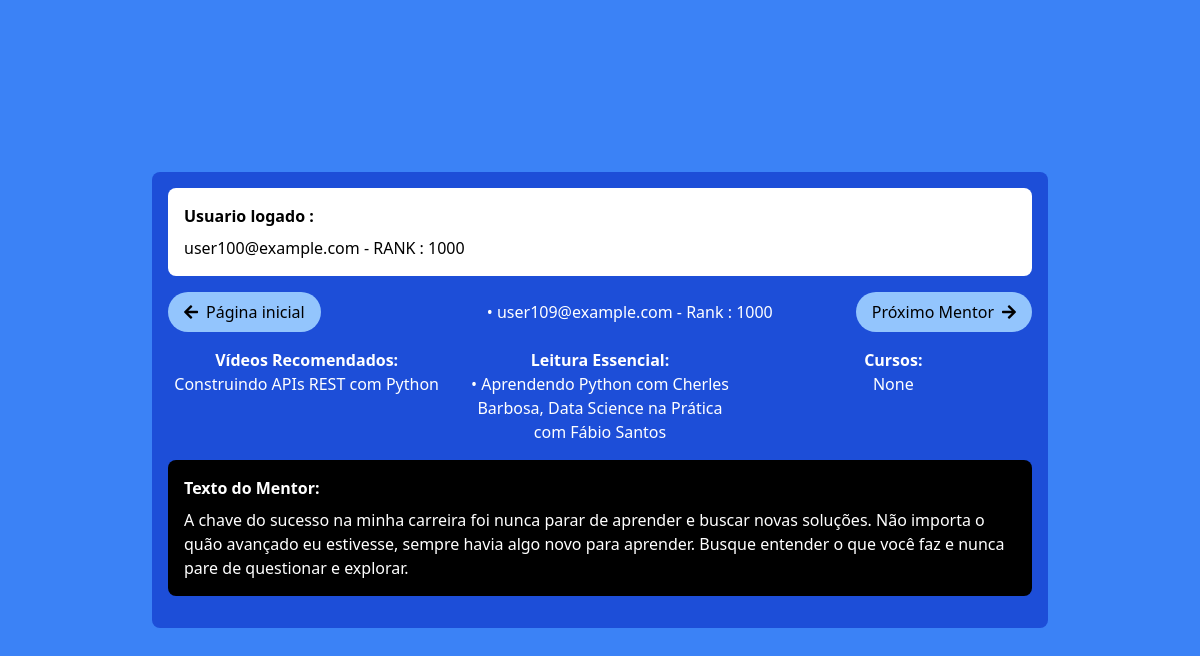
The app's page /indicacoes/init?page=1 (signed in) with its own data.
### tables this page shows
CREATE TABLE profession_data (
                        id INTEGER PRIMARY KEY AUTOINCREMENT,
                        profession_id INTEGER NOT NULL,
                        region_id INTEGER NOT NULL,
                        salary INTEGER NOT NULL,
                        email TEXT UNIQUE NOT NULL,
                        rank INTEGER,
                        FOREIGN KEY (profession_id) REFERENCES professions(id),
                        FOREIGN KEY (region_id) REFERENCES regions(id));

CREATE TABLE indications (
                        id INTEGER PRIMARY KEY AUTOINCREMENT,
                        email TEXT NOT NULL,
                        courses TEXT,
                        videos TEXT,
                        books TEXT,
                        motivational_text TEXT,
                        FOREIGN KEY (email) REFERENCES users(useremail));

### routes/indicacoes.py (the view)
@indicacoes_route.route('/init')
def usuarios():
    user_email = session['user']
    print("logged email " + user_email)
    page = request.args.get('page', 0, type=int)  # Obter o número da página (0 por padrão)
    higher_rank_users, user_rank = get_usuario_by_index(page, user_email)
    if higher_rank_users is None:
        return render_template('indicacoes.html', indicacoes=None, has_next=False)
    has_next = True if higher_rank_users != None else False
    print("higher_rank_users " + str(higher_rank_users))
    return render_template('indicacoes.html', indicacoes=higher_rank_users, has_next=has_next, page=page, user_email=user_email, user_rank=user_rank)

### routes/indicacoes.py (called while the page is built)
def get_db():
    db = getattr(g, '_database', None)
    if db is None:
        db = g._database = sqlite3.connect(DATABASE)
    return db

def query_db(query, args=(), one=False):
    cur = get_db().execute(query, args)
    rv = cur.fetchall()
    cur.close()
    return (rv[0] if rv else None) if one else rv

@indicacoes_route.teardown_request
def close_connection(exception):
    db = getattr(g, '_database', None)
    if db is not None:
        db.close()

def get_usuario_by_index(index, user_email):
    user_rank = query_db('SELECT Rank FROM profession_data WHERE email = ?', [user_email], one=True)
    print("user_rank " + str(user_rank))
    if user_rank:
            user_rank = user_rank[0]
            higher_rank_users = query_db('''
                SELECT p.email, i.courses, i.videos, i.books, i.motivational_text, p.rank
                FROM profession_data p
                JOIN indications i ON p.email = i.email
                WHERE p.Rank >= ? LIMIT 1 OFFSET ?
            ''', [user_rank, index])
            print("higher_rank_users " + str(higher_rank_users))
    else:
        higher_rank_users = None
    return higher_rank_users, user_rank

### templates/indicacoes.html (shortened to what this page needs)
<!DOCTYPE html>
<html lang="pt-BR">
<head>
    <script src="https://cdn.tailwindcss.com"></script>
    <link rel="stylesheet" href="https://cdnjs.cloudflare.com/ajax/libs/font-awesome/5.15.3/css/all.min.css">
</head>
<body class="bg-blue-500 flex items-center justify-center min-h-screen">
    <div class="bg-blue-700 text-white w-full max-w-4xl p-4 rounded-lg">
        <div class="bg-white text-black p-4 rounded-lg mb-4">
            <h2 class="font-bold mb-2">Usuario logado :</h2>
            {% if user_email %}
                <p>{{ user_email }} - RANK :  {{ user_rank }}</p>
            {% endif %}
        </div>
        <div class="flex justify-between items-center mb-4">
            <a href="/home/return" class="bg-blue-300 text-black px-4 py-2 rounded-full flex items-center">
                <i class="fas fa-arrow-left"></i>
                <span class="ml-2">Página inicial</span>
            </a>
            {% if indicacoes %}
                    {% for indicacao in indicacoes %}
                        <p>• {{ indicacao[0] }} - Rank : {{ indicacao[5] }}</p>
                    {% endfor %}
                {% if has_next %}
                    <a href="{{ url_for('indicacoes.usuarios', page=page + 1) }}" class="bg-blue-300 text-black px-4 py-2 rounded-full flex items-center">
                        <span class="mr-2">Próximo Mentor</span>
                        <i class="fas fa-arrow-right"></i>
                    </a>
                {% else %}
                    <div class="bg-blue-300 text-black px-4 py-2 rounded-full flex items-center">
                    <span class="mr-2">Fim da lista</span>
                    </div>
                 {% endif %}
            {% else %}
                <h1 class="text-xl font-bold mb-4">Fim da lista de Indicações</h1>
            {% endif %}
        </div>
        <div class="grid grid-cols-3 gap-4 text-center mb-4">
            <div>
                <h2 class="font-bold">Vídeos Recomendados:</h2>
                {% if indicacoes %}
                    {% for indicacao in indicacoes %}
                        <p>{{ indicacao[2] }}</p>
                    {% endfor %}
                {% else %}
                    <p>Nenhum vídeo recomendado disponível.</p>
                {% endif %}
            </div>
            <div>
                <h2 class="font-bold">Leitura Essencial:</h2>
                {% if indicacoes %}
                    {% for indicacao in indicacoes %}
                        <p>• {{ indicacao[3] }}</p>
                    {% endfor %}
                {% else %}
                    <p>Nenhum livro recomendado disponível.</p>
                {% endif %}
            </div>
            <div>
                <h2 class="font-bold">Cursos:</h2>
                {% if indicacoes %}
                    {% for indicacao in indicacoes %}
                        <p>{{ indicacao[1] }}</p>
                    {% endfor %}
                {% else %}
                    <p>Nenhum curso recomendado disponível.</p>
                {% endif %}
            </div>
        </div>
        <div class="bg-black text-white p-4 rounded-lg mb-4">
            <h2 class="font-bold mb-2">Texto do Mentor:</h2>
            {% if indicacoes %}
                {% for indicacao in indicacoes %}
                    <p>{{ indicacao[4] }}</p>
                {% endfor %}
            {% else %}
                <p>Nenhum texto motivacional disponível.</p>
            {% endif %}
        </div>
    </div>
</body>
</html>

### records on screen
profession_data: email "user100@example.com", rank "1000"
indications: email "user109@example.com", rank "1000", videos "Construindo APIs REST com Python", books "Aprendendo Python com Cherles Barbosa, Data Science na Prática com Fábio Santos", indicacao "None", motivational_text "A chave do sucesso na minha carreira foi nunca parar de aprender e buscar novas soluções. Não importa o quão avançado eu estivesse, sempre havia algo novo para aprender. Busque entender o que você faz e nunca pare de questionar e explorar."
